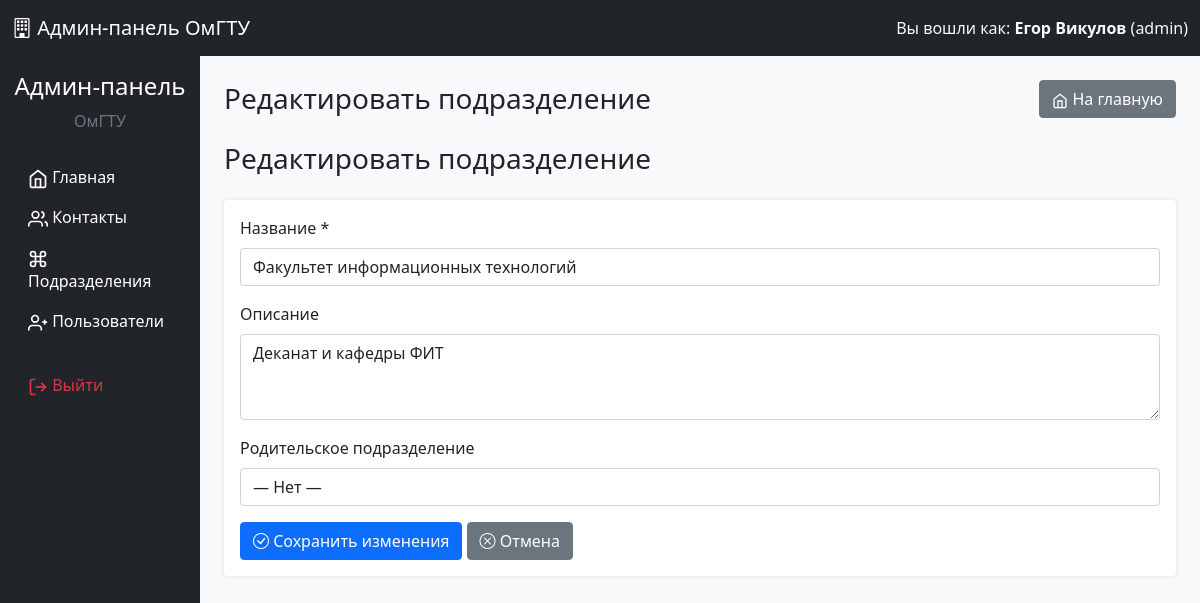
/admin/departments/edit.php?id=2 (signed in), run on the app's committed database.
### tables this page shows
CREATE TABLE IF NOT EXISTS `departments` (
    `id` INT AUTO_INCREMENT PRIMARY KEY,
    `name` VARCHAR(255) NOT NULL,
    `description` TEXT,
    `parent_id` INT NULL,
    `created_at` TIMESTAMP DEFAULT CURRENT_TIMESTAMP,
    `updated_at` TIMESTAMP DEFAULT CURRENT_TIMESTAMP ON UPDATE CURRENT_TIMESTAMP,
    FOREIGN KEY (`parent_id`) REFERENCES `departments`(`id`) ON DELETE SET NULL
);

### config/database.php (called while the page is built, shortened)
<?php
if (!class_exists('Database')) {
class Database {
    private static $instance = null;
    private function __construct() {
        $host = 'localhost';
        $dbname = 'oxirgi';
        $username = 'root';
        $password = '';
        try {
            $this->connection = new PDO(
                "mysql:host=$host;dbname=$dbname;charset=utf8mb4",
                $username,
                $password,
                [
                    PDO::ATTR_ERRMODE => PDO::ERRMODE_EXCEPTION,
                    PDO::ATTR_DEFAULT_FETCH_MODE => PDO::FETCH_ASSOC,
                    PDO::ATTR_EMULATE_PREPARES => false
                ]
            );
        } catch (PDOException $e) {
            die("Ошибка подключения к базе данных: " . $e->getMessage());
        }
    }
    public static function getInstance() {
        if (self::$instance === null) {
            self::$instance = new self();
        }
        return self::$instance->connection;
    }
}
}
?>

### includes/DepartmentManager.php (called while the page is built, shortened)
<?php
class DepartmentManager {
    private $db;
    public function __construct() {
        $this->db = Database::getInstance();
    }
    public function getDepartmentById($id) {
        $sql = "SELECT * FROM departments WHERE id = :id";
        $stmt = $this->db->prepare($sql);
        $stmt->execute([':id' => $id]);
        return $stmt->fetch();
    }
}
?>

### includes/functions.php (called while the page is built, shortened)
<?php
function escape($value) {
    return htmlspecialchars($value ?? '', ENT_QUOTES, 'UTF-8');
}

### admin/departments/edit.php (the view, shortened to what this page needs)
<?php
require_once '../../includes/DepartmentManager.php';
include '../includes/admin_header.php';
$departmentManager = new DepartmentManager();
$deptId = isset($_GET['id']) ? intval($_GET['id']) : 0;
$department = $departmentManager->getDepartmentById($deptId);
?>
<div class="col-md-2 bg-dark text-white min-vh-100">
    <div class="sidebar-sticky pt-3">
        <div class="sidebar-header mb-4">
            <h4 class="text-center">Админ-панель</h4>
            <p class="text-center text-muted">ОмГТУ</p>
        </div>
        <ul class="nav flex-column">
            <li class="nav-item">
                <a class="nav-link text-white" href="../index.php">
                    <svg width="20" height="20" viewBox="0 0 24 24" fill="none" stroke="currentColor" stroke-width="2">
                        <path d="M3 9l9-7 9 7v11a2 2 0 0 1-2 2H5a2 2 0 0 1-2-2z"></path>
                        <polyline points="9 22 9 12 15 12 15 22"></polyline>
                    </svg>
                    Главная
                </a>
            </li>
            <li class="nav-item">
                <a class="nav-link text-white" href="../contacts/">
                    <svg width="20" height="20" viewBox="0 0 24 24" fill="none" stroke="currentColor" stroke-width="2">
                        <path d="M17 21v-2a4 4 0 0 0-4-4H5a4 4 0 0 0-4 4v2"></path>
                        <circle cx="9" cy="7" r="4"></circle>
                        <path d="M23 21v-2a4 4 0 0 0-3-3.87"></path>
                        <path d="M16 3.13a4 4 0 0 1 0 7.75"></path>
                    </svg>
                    Контакты
                </a>
            </li>
            <li class="nav-item">
                <a class="nav-link active text-white" href="index.php">
                    <svg width="20" height="20" viewBox="0 0 24 24" fill="none" stroke="currentColor" stroke-width="2">
                        <path d="M18 3a3 3 0 0 0-3 3v12a3 3 0 0 0 3 3 3 3 0 0 0 3-3 3 3 0 0 0-3-3H6a3 3 0 0 0-3 3 3 3 0 0 0 3 3 3 3 0 0 0 3-3V6a3 3 0 0 0-3-3 3 3 0 0 0-3 3 3 3 0 0 0 3 3h12a3 3 0 0 0 3-3 3 3 0 0 0-3-3z"></path>
                    </svg>
                    Подразделения
                </a>
            </li>
            <?php if ($_SESSION['user_role'] === 'admin'): ?>
            <li class="nav-item">
                <a class="nav-link text-white" href="../users/">
                    <svg width="20" height="20" viewBox="0 0 24 24" fill="none" stroke="currentColor" stroke-width="2">
                        <path d="M16 21v-2a4 4 0 0 0-4-4H5a4 4 0 0 0-4 4v2"></path>
                        <circle cx="8.5" cy="7" r="4"></circle>
                        <line x1="20" y1="8" x2="20" y2="14"></line>
                        <line x1="23" y1="11" x2="17" y2="11"></line>
                    </svg>
                    Пользователи
                </a>
            </li>
            <?php endif; ?>
            <li class="nav-item mt-4">
                <a class="nav-link text-danger" href="../logout.php">
                    <svg width="20" height="20" viewBox="0 0 24 24" fill="none" stroke="currentColor" stroke-width="2">
                        <path d="M9 21H5a2 2 0 0 1-2-2V5a2 2 0 0 1 2-2h4"></path>
                        <polyline points="16 17 21 12 16 7"></polyline>
                        <line x1="21" y1="12" x2="9" y2="12"></line>
                    </svg>
                    Выйти
                </a>
            </li>
        </ul>
    </div>
</div>
<div class="col-md-10 p-4">
    <div class="d-flex justify-content-between align-items-center mb-4">
        <h1 class="h3 mb-0">Редактировать подразделение</h1>
        <a href="../index.php" class="btn btn-secondary">
            <svg width="16" height="16" viewBox="0 0 24 24" fill="none" stroke="currentColor" stroke-width="2">
                <path d="M3 9l9-7 9 7v11a2 2 0 0 1-2 2H5a2 2 0 0 1-2-2z"></path>
                <polyline points="9 22 9 12 15 12 15 22"></polyline>
            </svg>
            На главную
        </a>
    </div>
    <h1 class="h3 mb-4">Редактировать подразделение</h1>
    <div class="card">
        <div class="card-body">
            <form method="POST" action="">
                <div class="mb-3">
                    <label for="name" class="form-label">Название *</label>
                    <input type="text" class="form-control" id="name" name="name"
                           value="<?php echo escape($department['name']); ?>" required>
                </div>
                <div class="mb-3">
                    <label for="description" class="form-label">Описание</label>
                    <textarea class="form-control" id="description" name="description" rows="3"><?php echo escape($department['description']); ?></textarea>
                </div>
                <div class="mb-3">
                    <label for="parent_id" class="form-label">Родительское подразделение</label>
                    <select class="form-control" id="parent_id" name="parent_id">
                        <option value="">— Нет —</option>
                    </select>
                </div>
                <div class="mt-3">
                    <button type="submit" class="btn btn-primary">
                        <i class="bi bi-check-circle"></i> Сохранить изменения
                    </button>
                    <a href="index.php" class="btn btn-secondary">
                        <i class="bi bi-x-circle"></i> Отмена
                    </a>
                </div>
            </form>
        </div>
    </div>
</div>
<?php include '../includes/admin_footer.php'; ?>

### admin/includes/admin_header.php (style rules this page uses)
body { background-color: #f8f9fa; }
.card { box-shadow: 0 0 5px rgba(0,0,0,0.1); border: none; }

### data on the page
departments: name "Факультет информационных технологий", description "Деканат и кафедры ФИТ"

### other printed values
$_SESSION['user_name'] "Егор Викулов"
$_SESSION['user_role'] "admin"
